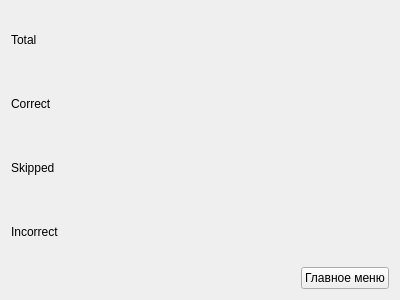
<?xml version="1.0" encoding="UTF-8"?>
<ui version="4.0">
 <class>StatsTab</class>
 <widget class="QWidget" name="StatsTab">
  <property name="geometry">
   <rect>
    <x>0</x>
    <y>0</y>
    <width>400</width>
    <height>300</height>
   </rect>
  </property>
  <property name="windowTitle">
   <string>Form</string>
  </property>
  <layout class="QVBoxLayout" name="lay" stretch="1,0">
   <item>
    <layout class="QVBoxLayout" name="stats_layout">
     <item>
      <widget class="QLabel" name="total_label">
       <property name="text">
        <string>Total</string>
       </property>
      </widget>
     </item>
     <item>
      <widget class="QLabel" name="correct_label">
       <property name="text">
        <string>Correct</string>
       </property>
      </widget>
     </item>
     <item>
      <widget class="QLabel" name="skipped_label">
       <property name="text">
        <string>Skipped</string>
       </property>
      </widget>
     </item>
     <item>
      <widget class="QLabel" name="incorrect_label">
       <property name="text">
        <string>Incorrect</string>
       </property>
      </widget>
     </item>
    </layout>
   </item>
   <item>
    <layout class="QHBoxLayout" name="button_layout">
     <item>
      <spacer name="button_spacer">
       <property name="orientation">
        <enum>Qt::Horizontal</enum>
       </property>
       <property name="sizeHint" stdset="0">
        <size>
         <width>0</width>
         <height>0</height>
        </size>
       </property>
      </spacer>
     </item>
     <item>
      <widget class="QPushButton" name="back_button">
       <property name="text">
        <string>Главное меню</string>
       </property>
      </widget>
     </item>
    </layout>
   </item>
  </layout>
 </widget>
 <resources/>
 <connections/>
</ui>
